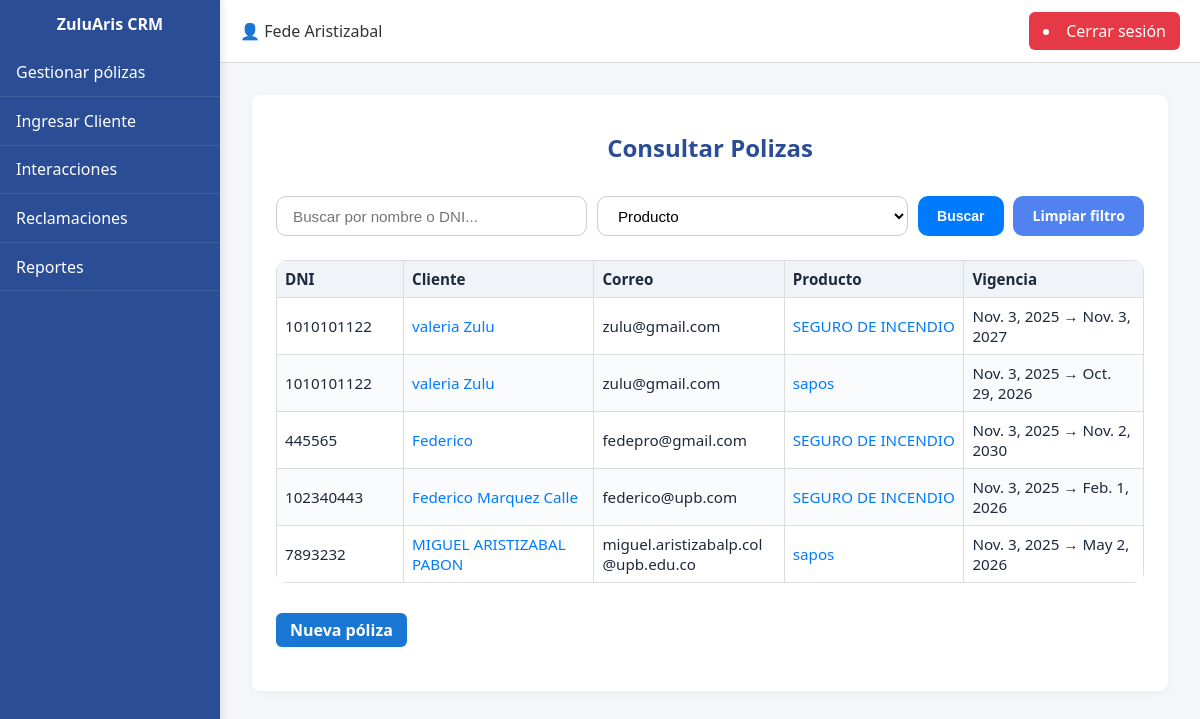
The app's page /gestionar/ (signed in), older data.
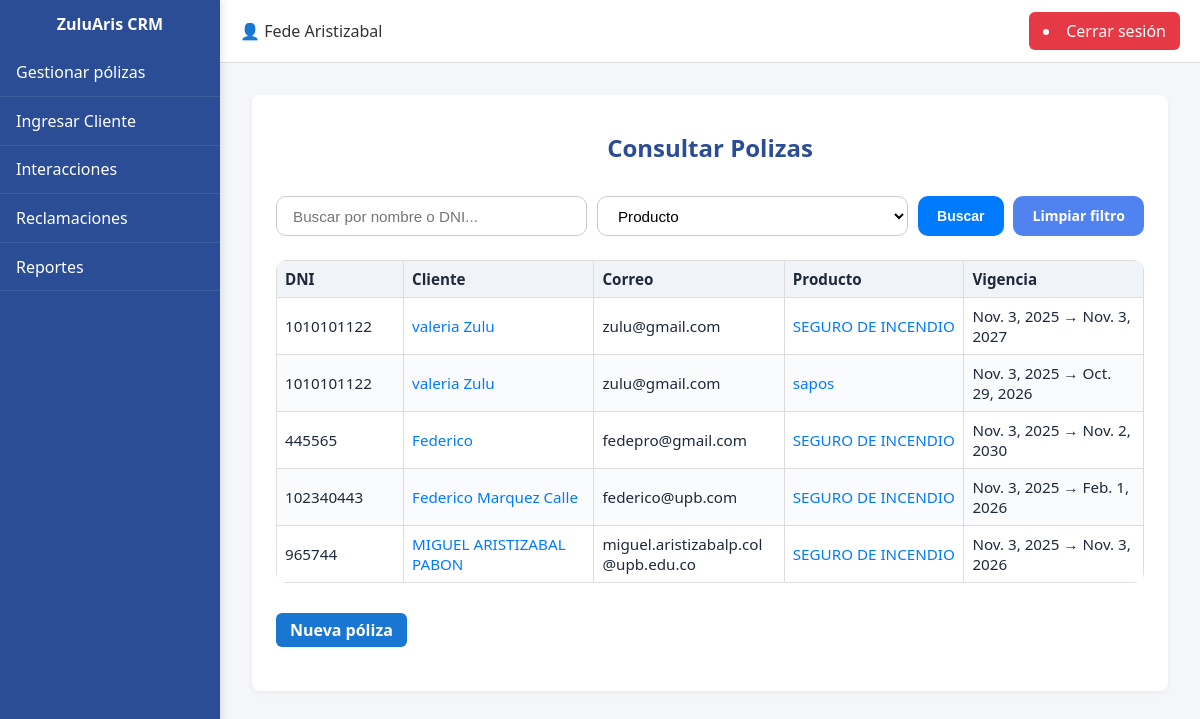
The same page, newer data.
### CRM/models.py (models this page shows)
class Clientes(models.Model):
    dni = models.CharField(max_length=50, primary_key=True)
    id_tipo_dni = models.ForeignKey(Tipo_DNI, on_delete=models.CASCADE)
    nombre = models.CharField(max_length=200)
    direccion = models.CharField(max_length=200, blank=True, null=True)
    id_ciudad = models.ForeignKey(Ciudades, on_delete=models.CASCADE)
    telefono = models.CharField(max_length=50, blank=True, null=True)
    celular = models.CharField(max_length=50)
    correo = models.EmailField(blank=True, null=True)
    asesor = models.ForeignKey("Usuarios", on_delete=models.SET_NULL, null=True, blank=True, related_name="clientes")
    class Meta:
        db_table = "clientes"

class Polizas(models.Model):
    id = models.AutoField(primary_key=True)
    id_producto = models.ForeignKey(Productos, on_delete=models.CASCADE)
    id_canal_venta = models.ForeignKey(Canal_venta, on_delete=models.CASCADE)
    id_tipo_poliza = models.ForeignKey(Tipo_Poliza, on_delete=models.CASCADE)
    id_forma_pago = models.ForeignKey(Formas_pago, on_delete=models.CASCADE)
    dni_cliente = models.ForeignKey(Clientes, on_delete=models.CASCADE)
    fecha_inicio = models.DateField()
    fecha_fin = models.DateField()
    class Meta:
        db_table = "polizas"

class Productos(models.Model):
    id = models.AutoField(primary_key=True)
    descripcion = models.CharField(max_length=50, unique=True)
    id_ramo = models.ForeignKey(Ramos, on_delete=models.CASCADE)
    class Meta:
        db_table = "productos"

### CRM/views.py (the view)
# urls.py: path('gestionar/', CRM.views.gestionar_clientes, name='gestionar_clientes'),
def gestionar_clientes(request):
    if not request.user.is_authenticated:
        messages.error(request, "Debes iniciar sesión para acceder a esta sección.")
        return redirect("/login")
    try:
        asesor = Usuarios.objects.get(user=request.user)
    except Usuarios.DoesNotExist:
        messages.error(request, "Tu cuenta no está asociada a un perfil válido.")
        return redirect("/")
    clientes = Clientes.objects.filter(asesor=asesor)
    query = request.GET.get("q")
    producto_id = request.GET.get("producto")
    if query:
        clientes = clientes.filter(
            Q(nombre__icontains=query) | Q(dni__icontains=query)
        )
    polizas = Polizas.objects.filter(dni_cliente__in=clientes).select_related("id_producto", "id_canal_venta")
    if producto_id:
        polizas = polizas.filter(id_producto_id=producto_id)
    datos_clientes = []
    for cliente in clientes:
        polizas_cliente = polizas.filter(dni_cliente=cliente).order_by("-fecha_inicio")
        datos_clientes.append({
            "cliente": cliente,
            "polizas": polizas_cliente
        })
    return render(request, "consultar.html", {
        "datos_clientes": datos_clientes,
        "query": query or "",
        "productos": Productos.objects.all()
    })

### CRM/templates/consultar.html (shortened to what this page needs)
{% extends 'layout_panel.html' %}
{% load static %}
{% block content %}
<div class="card">
    <div class="card-header">
        <h2>Consultar Polizas</h2>
    </div>
    <form class="consulta-filtros" method="get" action="">
            <div class="grupo-busqueda">
                <input
                    type="text"
                    name="q"
                    value="{{ query }}"
                    placeholder="Buscar por nombre o DNI..."
                    class="input-busqueda"
                >
                <select name="producto" class="input-select">
                    <option value="">Producto</option>
                </select>
                <button type="submit" class="btn-buscar">Buscar</button>
                    <a href="{% url 'gestionar_clientes' %}" class="btn-limpiar">Limpiar filtro</a>
            </div>
        </form>
    <table class="tabla_clientes">
        <thead>
            <tr>
                <th class="col-header col-dni">DNI</th>
                <th class="col-header col-nom">Cliente</th>
                <th class="col-header col-cor">Correo</th>
                <th class="col-header col-prod">Producto</th>
                <th class="col-header col-vig">Vigencia</th>
            </tr>
        </thead>
        <tbody>
            {% if datos_clientes %}
                {% for item in datos_clientes %}
                    {% for poliza in item.polizas %}
                    <tr>
                        <td class="col-dni">{{ item.cliente.dni }}</td>
                        <td class="col-nom">
                            <a href="{% url 'detalle_cliente' item.cliente.dni %}" class="cliente-link">
                                {{ item.cliente.nombre }}
                            </a>
                        </td>
                        <td class="col-cor">{{ item.cliente.correo|default:"-" }}</td>
                        <td class="col-prod">
                            <a href="{% url 'detalle_poliza' poliza.id %}" class="cliente-link">
                                {{ poliza.id_producto.descripcion }}
                            </a>
                        </td>
                        <td class="col-vig">
                            {{ poliza.fecha_inicio }} → {{ poliza.fecha_fin }}
                        </td>
                    </tr>
                    {% endfor %}
                {% endfor %}
            {% else %}
                <tr>
                    <td colspan="6" style="text-align:center;">No hay clientes registrados.</td>
                </tr>
            {% endif %}
        </tbody>
    </table>
    <div class="acciones-polizas">
        <a href="{% url 'crear_poliza' %}" class="btn-guardar">Nueva póliza</a>
    </div>
</div>
{% endblock %}

Row changes from the older to the newer data that the page shows:
removed Clientes: cliente.dni "7893232", cliente.nombre "MIGUEL ARISTIZABAL PABON", cliente.correo "miguel.aristizabalp.col@upb.edu.co"
removed Polizas: id_producto.descripcion "sapos", fecha_inicio "Nov. 3, 2025", fecha_fin "May 2, 2026"
added Clientes: cliente.dni "965744", cliente.nombre "MIGUEL ARISTIZABAL PABON", cliente.correo "miguel.aristizabalp.col@upb.edu.co"
added Polizas: id_producto.descripcion "SEGURO DE INCENDIO", fecha_inicio "Nov. 3, 2025", fecha_fin "Nov. 3, 2026"
